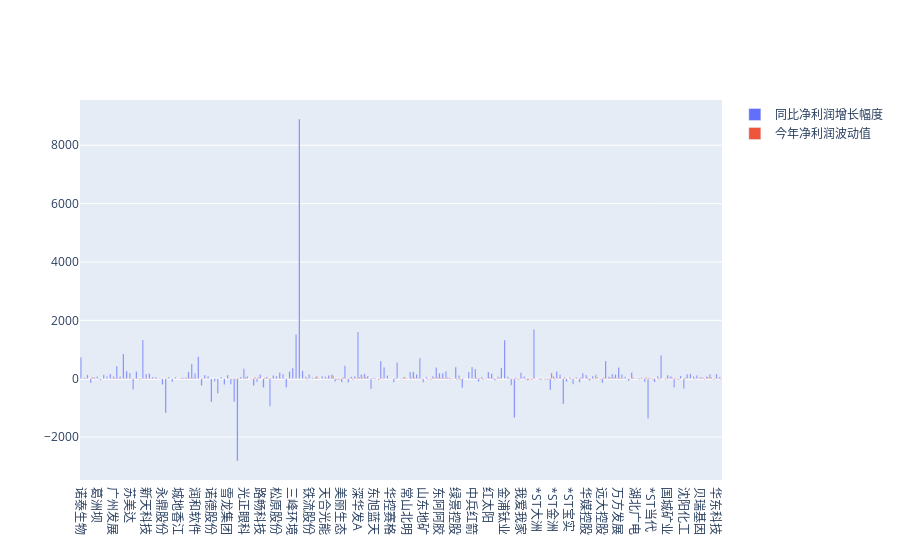

The cell this chart's notebook holds for it:
### Code cell
# 观察今年与去年的盈利情况

fig = go.Figure(data=[
    go.Bar(name='同比净利润增长幅度', x=df_final['stockName'], y=df_final['maxRate']),
    go.Bar(name='今年净利润波动值', x=df_final['stockName'], y=df_final['ratefromProfit'])
])
# Change the bar mode
fig.update_layout(barmode='group')
fig.show()

### Figure 1 — Plotly figure (JSON) as saved in the notebook; plotly's stock layout.template omitted (floating-point values rounded to 4 significant figures; data arrays with more than 128 entries replaced by an {"elided": "..."} marker saying what was removed)
{"data": [{"name": "同比净利润增长幅度", "type": "bar", "x": {"elided": "197 str values"}, "y": {"elided": "197 float values"}}, {"name": "今年净利润波动值", "type": "bar", "x": {"elided": "197 str values"}, "y": {"elided": "197 float values"}}], "layout": {"barmode": "group"}}
